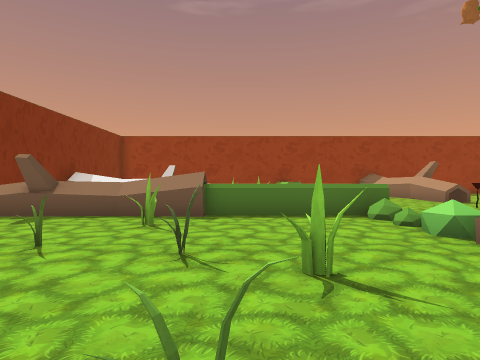
[1] (above)

24 first-person views from a walk through a 3-D level made in the Unity game engine. The camera is 1.5 m above the floor, looks level and sees 75° across. The floor is counted in squares, 2 m on a side. Each view is taken from the middle of a square. On the plan, view 1 faces up. The plan holds only what a view shows up to about 10 squares ahead; the rest is blank. The place goes on beyond the plan. The player character is not drawn. Some animated figures are left out. Some surface patterns are stand-ins.

[2]
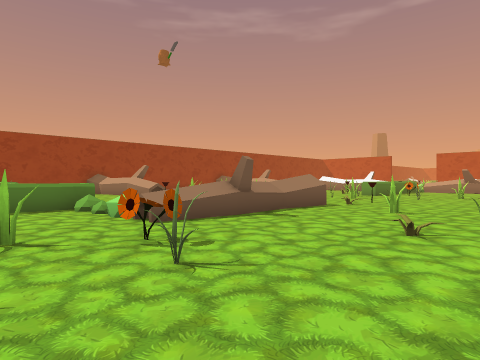

[3]
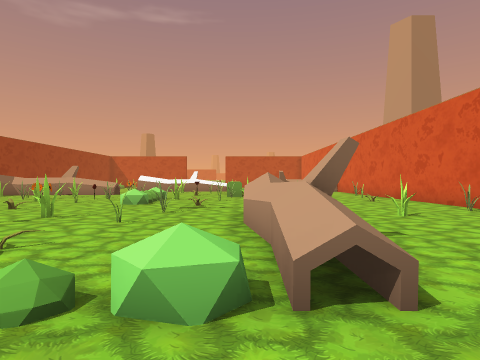

[4]
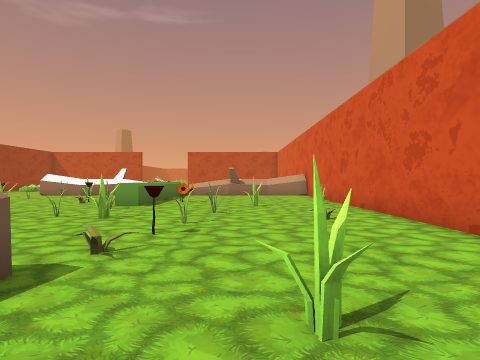

[5]
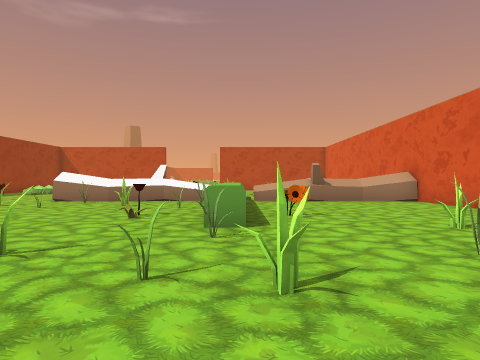

[6]
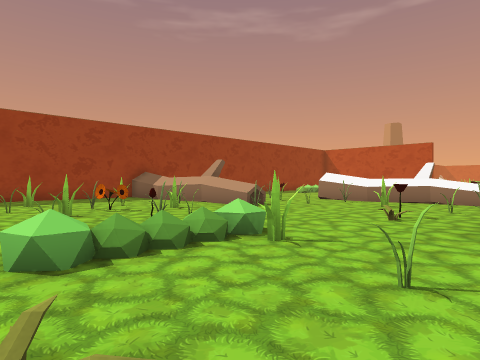

[7]
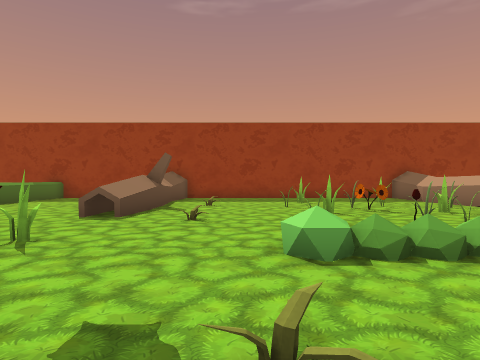

[8]
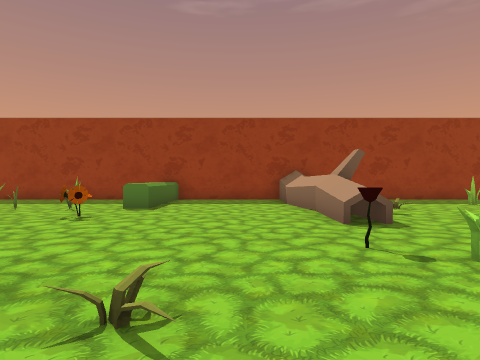

[9]
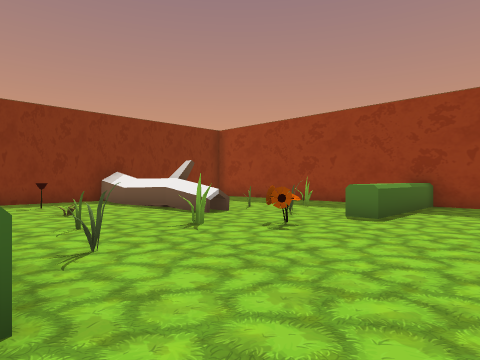

[10]
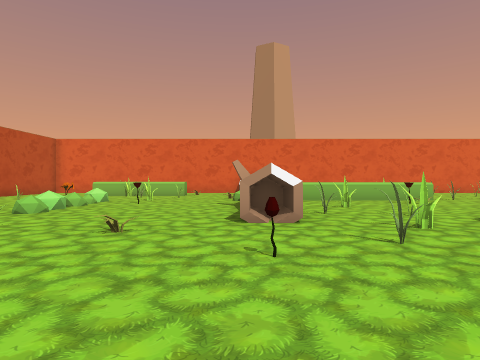

[11]
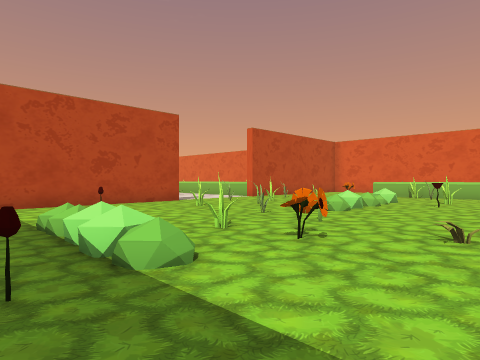

[12]
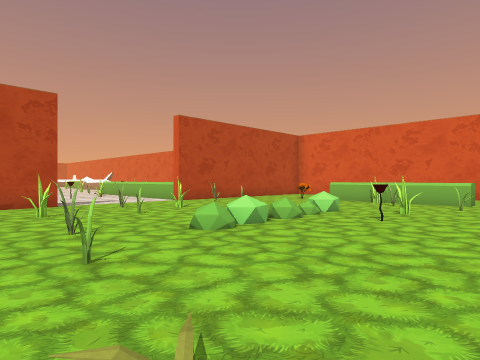

[13]
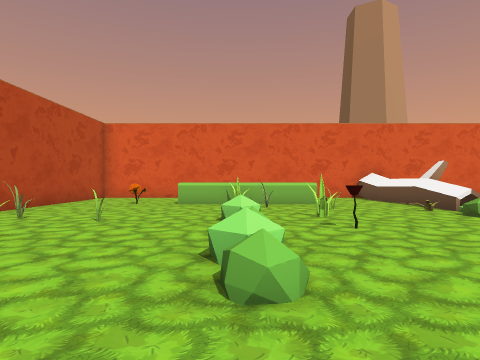

[14]
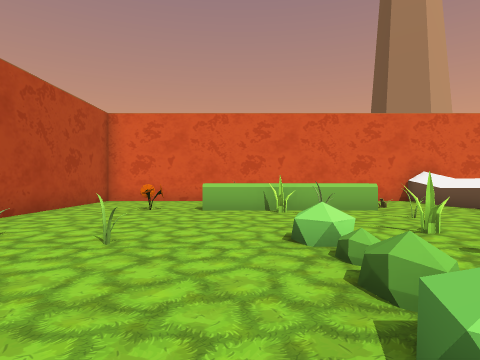

[15]
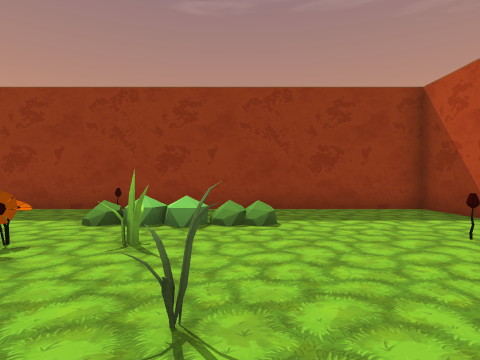

[16]
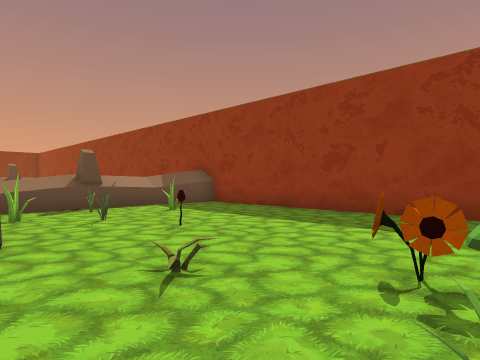

[17]
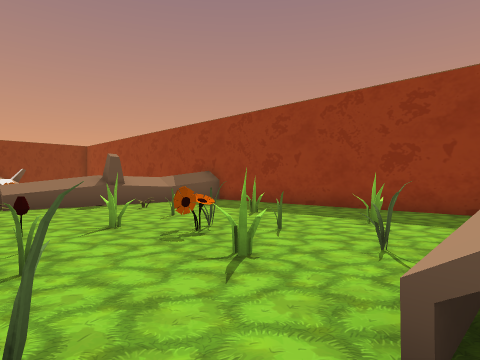

[18]
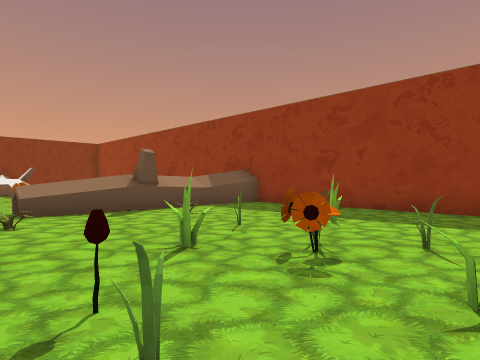

[19]
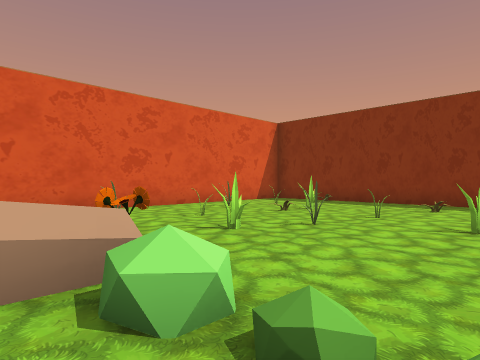

[20]
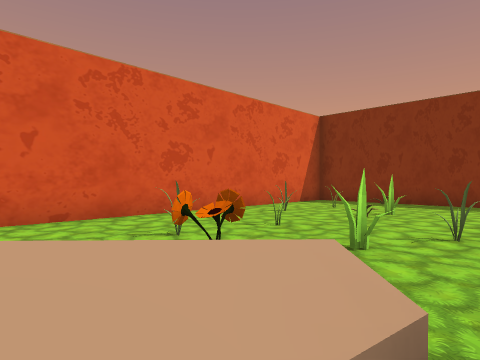

[21]
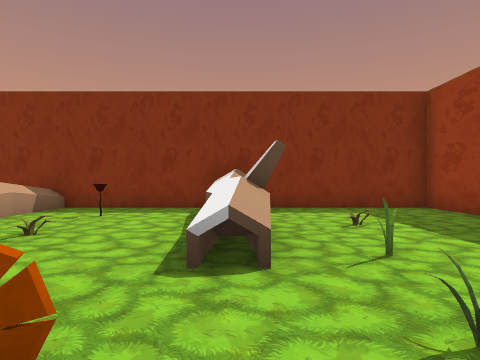

[22]
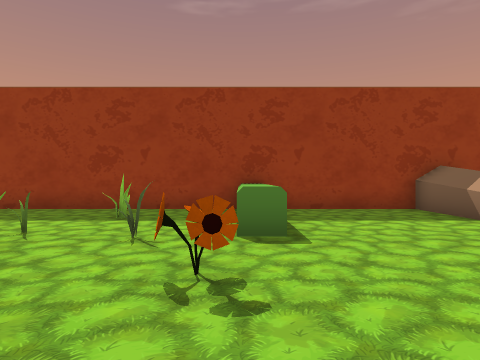

[23]
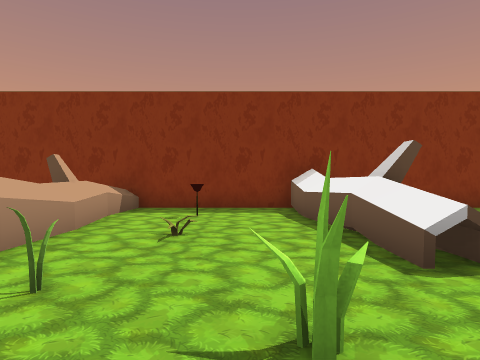

[24]
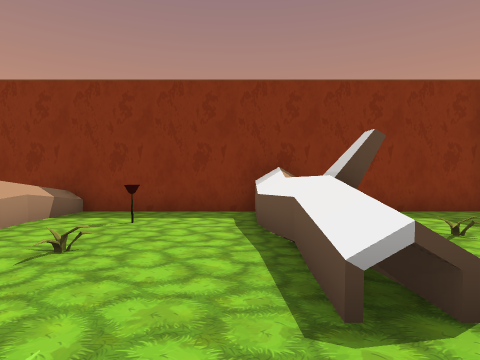

### Floor plan
Key: @ floor where view 1 was taken; # wall or solid block; . floor; / step, stairs or slope; ^ raised ledge; B bush; O other object.
Columns run from 7 left of view 1 to 33 right of it. Each row starts with its distance up from view 1.
 17 ######################### ###############
 16 #........^....#.........#.......O.......#
 15 #......O.^....^.......O.^........BB.B...#
 14 #...O....^....^....O....^.O......BB.....#
 13 #.....O.O^....#.O.O..O..#O...O..O.O...O.#
 12 ##^^^^^.......^.....OO.O^..O............#
 11 #........O....^....O..O.^.O....O.O.O....#
 10 #.......O.......O...OO......#^.......O..#
  9 #..O.O.O..........O.O..O.O.O^^....B..O...
  8 #........O...OO....  ....... ^....B...O..
  7 #^^^^^^^^^^O......BBOB....O.^#..../..O..
  6 # ........B..O.O.......OOO..^^..O./....
  5 # ...O....B......O.O.......O^B..O.B..OO.
  4 #..O.O....B..^^^...O.O^^^^^  #..........
  3 #.....O.O.^^#^^^........O...^O..O.......#
  2 #........O......OOO.O.......^....OO.....#
  1 #...OO.O.......O......O.....^^..^^^^^O..#
  0 #O.O...@.O.................. ^.O    ....#
 -1   ...O......O.O....O.O...... ^.     ....#
 -2    .........   .O....... ...
 -3    ########     ############

Positions as (right, up) in squares from view 1, and headings:
1: (0, 0), facing up
2: (0, -2), facing up-right
3: (1, 4), facing right
4: (6, 1), facing right
5: (10, 4), facing right
6: (10, 4), facing up-right
7: (10, 4), facing up
8: (5, 5), facing up
9: (5, 7), facing up-left
10: (22, 16), facing down
11: (23, 16), facing down-right
12: (23, 12), facing down-right
13: (27, 11), facing down
14: (28, 9), facing down
15: (28, 9), facing up
16: (26, 10), facing up-left
17: (17, 9), facing up-left
18: (15, 9), facing up-left
19: (4, 6), facing down-left
20: (4, 4), facing down-left
21: (2, 12), facing left
22: (2, 9), facing up
23: (2, 10), facing left
24: (1, 11), facing left
